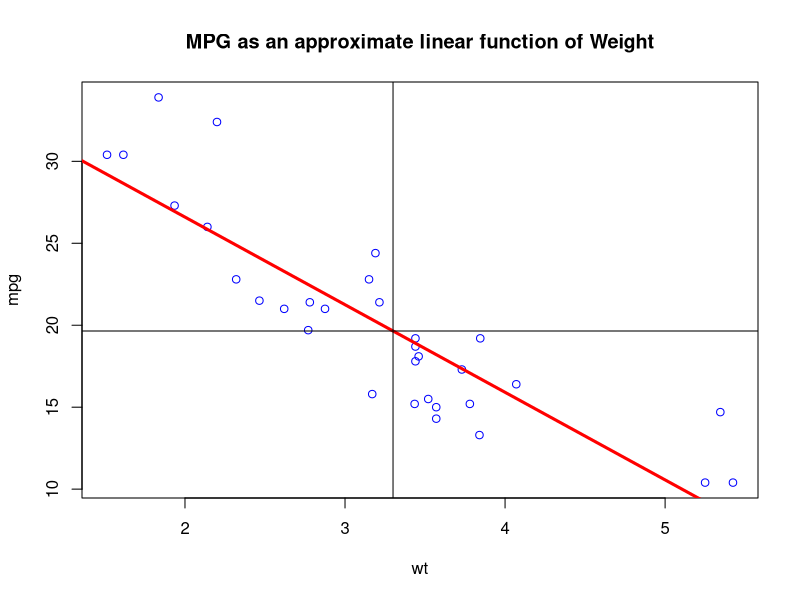

The R script that drew this image:
## ---- chunk 1
head(mtcars)
## ---- chunk 2
model <- lm(mpg ~ wt, mtcars)
model
## ---- chunk 3
illusWeight <- 3.3
dataFrame <- as.data.frame(illusWeight)
names(dataFrame) <- 'wt'
predMPG <- predict(model, dataFrame)
            
plot(mpg ~ wt, mtcars, col = 'blue')
title('MPG as an approximate linear function of Weight')
abline(model, col = 'red', lwd = 3)
abline(v = illusWeight)
abline(h = predMPG)
